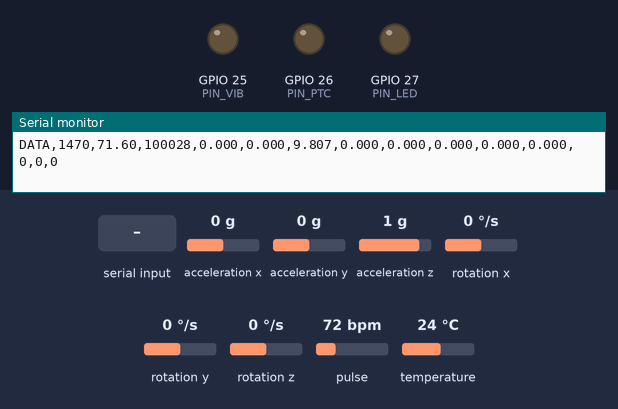
A sketch run on a simulated ESP32. On the bench: output pins drawn as LEDs (lit = HIGH), the last lines printed to the serial monitor. Inputs (shaded band) come from the test bench; at power-on: acceleration x 0 g, acceleration y 0 g, acceleration z 1 g, rotation x 0 °/s, rotation y 0 °/s, rotation z 0 °/s, pulse 72 bpm, temperature 24 °C.

Above: at 1.5 s.
1.6 s: "ATMOS,90\n" received over Serial
At 1.94 s:
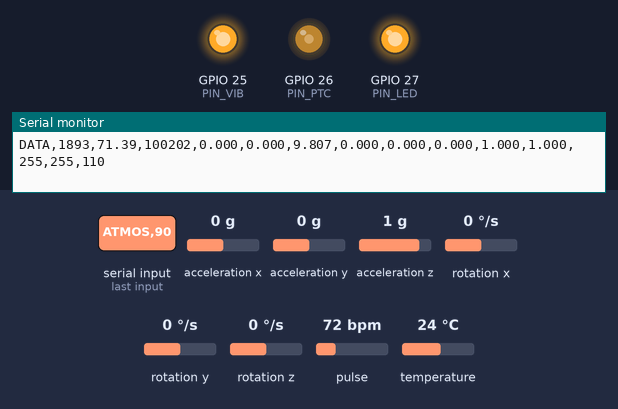
4.6 s: "PING,1\n" received over Serial
6.1 s: "STOP,1\n" received over Serial
Timing chart, 0 to 9.1 s (numbered marks = the images above; inputs shaded):
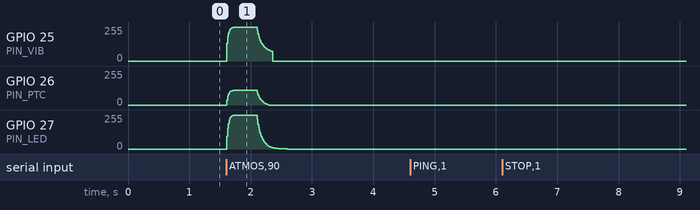

Measured:
- after the input at 1.6 s, GPIO 25 (PIN_VIB): rises from 0/255 to 255/255 in 0.14 s, then falls to 0/255 in 0.61 s; GPIO 26 (PIN_PTC): rises from 0/255 to 110/255 in 0.13 s, then falls to 0/255 in 0.55 s; GPIO 27 (PIN_LED): rises from 0/255 to 255/255 in 0.15 s, then falls to 0/255 in 0.83 s

The sketch:

PrototypeB.ino
```cpp
/*
  Prototype B: Real-Time Crowd-Volume Mapping
  ESP32 + MAX30102 + MPU6050 + vibration motor + LED strip + PTC heater

  Core logic
  ----------
  1. MAX30102 continuously monitors heart rate.
  2. MPU6050 continuously monitors posture and motion.
  3. The computer extracts the crowd-volume envelope from the football video.
  4. The computer sends a normalized value from 0.00 to 1.00 every 20-40 ms.
  5. LED, vibration PWM and PTC electrical power follow the same volume curve.

  Serial command
  --------------
    ATMOS,0.42
    STOP
    PING

  Recommended update rate from the computer:
    25-50 updates per second

  Wiring
  ------
    MAX30102 SDA -> GPIO21
    MAX30102 SCL -> GPIO22
    MPU6050  SDA -> GPIO21
    MPU6050  SCL -> GPIO22

    Vibration MOSFET HIGH/PWM -> GPIO25
    PTC MOSFET HIGH/PWM       -> GPIO26
    LED MOSFET HIGH/PWM       -> GPIO27

  Notes
  -----
  - LED electrical output can follow the volume curve almost immediately.
  - ERM vibration follows closely, but the motor has mechanical inertia.
  - PTC electrical power follows immediately, but skin-perceived temperature
    still changes slowly because the heater has thermal inertia.
*/

#include <Arduino.h>
#include <Wire.h>
#include <math.h>
#include <Adafruit_MPU6050.h>
#include <Adafruit_Sensor.h>
#include "MAX30105.h"
#include "heartRate.h"
#include "esp_arduino_version.h"

// -----------------------------------------------------------------------------
// Pin configuration
// -----------------------------------------------------------------------------

constexpr uint8_t PIN_VIB = 25;
constexpr uint8_t PIN_PTC = 26;
constexpr uint8_t PIN_LED = 27;
constexpr uint8_t PIN_SDA = 21;
constexpr uint8_t PIN_SCL = 22;

// PWM carrier frequencies.
// These are electrical switching frequencies, not mechanical vibration rates.
constexpr uint32_t VIB_PWM_FREQ = 250;
constexpr uint32_t LED_PWM_FREQ = 1000;
constexpr uint32_t PTC_PWM_FREQ = 100;
constexpr uint8_t PWM_RESOLUTION = 8;

#if ESP_ARDUINO_VERSION_MAJOR < 3
constexpr uint8_t VIB_CHANNEL = 0;
constexpr uint8_t LED_CHANNEL = 1;
constexpr uint8_t PTC_CHANNEL = 2;
#endif

// -----------------------------------------------------------------------------
// Timing and mapping parameters
// -----------------------------------------------------------------------------

constexpr unsigned long MPU_SAMPLE_INTERVAL_MS = 20;
constexpr unsigned long SENSOR_LOG_INTERVAL_MS = 100;

// The PC should send a value every 20-40 ms.
// If the stream stops, feedback fades to zero after this timeout.
constexpr unsigned long ATMOS_COMMAND_TIMEOUT_MS = 500;

// Fast attack preserves sudden crowd peaks.
// Slightly slower release avoids noisy flicker.
constexpr float ATTACK_TAU_SECONDS = 0.025f;
constexpr float RELEASE_TAU_SECONDS = 0.080f;

// ERM motors usually need a practical minimum duty to start reliably.
constexpr float VIBRATION_START_THRESHOLD = 0.035f;
constexpr uint8_t VIBRATION_MIN_DUTY = 72;

// PTC safety cap.
// 110/255 is about 43% maximum electrical duty.
// Increase only after temperature testing away from the skin.
constexpr uint8_t PTC_MAX_DUTY = 110;
constexpr float PTC_START_THRESHOLD = 0.08f;

constexpr uint32_t IR_FINGER_THRESHOLD = 50000;

// -----------------------------------------------------------------------------
// Sensor objects and state
// -----------------------------------------------------------------------------

MAX30105 max30102;
Adafruit_MPU6050 mpu;

bool maxReady = false;
bool mpuReady = false;

float bpmAverage = 0.0f;
float bpmBuffer[4] = {0, 0, 0, 0};
uint8_t bpmIndex = 0;
uint8_t bpmCount = 0;
unsigned long lastBeatMs = 0;
uint32_t irValue = 0;

float ax = 0.0f;
float ay = 0.0f;
float az = 0.0f;
float gx = 0.0f;
float gy = 0.0f;
float gz = 0.0f;

// -----------------------------------------------------------------------------
// Atmosphere and output state
// -----------------------------------------------------------------------------

float atmosphereTarget = 0.0f;
float atmosphereRealtime = 0.0f;

unsigned long lastAtmosCommandMs = 0;
unsigned long lastFeedbackUpdateUs = 0;

uint8_t currentLedDuty = 0;
uint8_t currentVibDuty = 0;
uint8_t currentPtcDuty = 0;

String serialLine;

// -----------------------------------------------------------------------------
// Utility functions
// -----------------------------------------------------------------------------

float clamp01(float value) {
  return constrain(value, 0.0f, 1.0f);
}

uint8_t toDuty(float value) {
  return (uint8_t)constrain((int)roundf(value), 0, 255);
}

float smoothAsymmetric(
    float current,
    float target,
    float dtSeconds
) {
  const float tau =
      target > current
          ? ATTACK_TAU_SECONDS
          : RELEASE_TAU_SECONDS;

  const float alpha =
      1.0f - expf(-dtSeconds / tau);

  return current + (target - current) * alpha;
}

// -----------------------------------------------------------------------------
// PWM output compatibility
// -----------------------------------------------------------------------------

void attachPwmOutputs() {
#if ESP_ARDUINO_VERSION_MAJOR >= 3
  ledcAttach(PIN_VIB, VIB_PWM_FREQ, PWM_RESOLUTION);
  ledcAttach(PIN_LED, LED_PWM_FREQ, PWM_RESOLUTION);
  ledcAttach(PIN_PTC, PTC_PWM_FREQ, PWM_RESOLUTION);
#else
  ledcSetup(VIB_CHANNEL, VIB_PWM_FREQ, PWM_RESOLUTION);
  ledcSetup(LED_CHANNEL, LED_PWM_FREQ, PWM_RESOLUTION);
  ledcSetup(PTC_CHANNEL, PTC_PWM_FREQ, PWM_RESOLUTION);

  ledcAttachPin(PIN_VIB, VIB_CHANNEL);
  ledcAttachPin(PIN_LED, LED_CHANNEL);
  ledcAttachPin(PIN_PTC, PTC_CHANNEL);
#endif
}

void writeVibration(uint8_t duty) {
  currentVibDuty = duty;

#if ESP_ARDUINO_VERSION_MAJOR >= 3
  ledcWrite(PIN_VIB, duty);
#else
  ledcWrite(VIB_CHANNEL, duty);
#endif
}

void writeLed(uint8_t duty) {
  currentLedDuty = duty;

#if ESP_ARDUINO_VERSION_MAJOR >= 3
  ledcWrite(PIN_LED, duty);
#else
  ledcWrite(LED_CHANNEL, duty);
#endif
}

void writePtc(uint8_t duty) {
  currentPtcDuty = duty;

#if ESP_ARDUINO_VERSION_MAJOR >= 3
  ledcWrite(PIN_PTC, duty);
#else
  ledcWrite(PTC_CHANNEL, duty);
#endif
}

void allFeedbackOff() {
  writeVibration(0);
  writeLed(0);
  writePtc(0);
}

// -----------------------------------------------------------------------------
// Real-time crowd-volume mapping
// -----------------------------------------------------------------------------

void updateRealtimeFeedback() {
  const unsigned long nowMs = millis();
  const unsigned long nowUs = micros();

  if (lastFeedbackUpdateUs == 0) {
    lastFeedbackUpdateUs = nowUs;
  }

  float dtSeconds =
      (nowUs - lastFeedbackUpdateUs) / 1000000.0f;

  lastFeedbackUpdateUs = nowUs;

  // Avoid extreme dt values after reset or a long pause.
  dtSeconds = constrain(dtSeconds, 0.001f, 0.100f);

  // Fail-safe: if the PC stream stops, immediately target silence.
  if (nowMs - lastAtmosCommandMs >
      ATMOS_COMMAND_TIMEOUT_MS) {
    atmosphereTarget = 0.0f;
  }

  // Very light smoothing preserves the curve while suppressing serial/audio noise.
  atmosphereRealtime = smoothAsymmetric(
      atmosphereRealtime,
      atmosphereTarget,
      dtSeconds
  );

  const float intensity =
      clamp01(atmosphereRealtime);

  // ---------------------------------------------------------------------------
  // LED
  // Direct linear mapping from crowd volume to brightness.
  // ---------------------------------------------------------------------------

  const uint8_t ledDuty =
      toDuty(255.0f * intensity);

  writeLed(ledDuty);

  // ---------------------------------------------------------------------------
  // Vibration
  // Direct amplitude mapping with a minimum starting duty for the ERM motor.
  // ---------------------------------------------------------------------------

  uint8_t vibrationDuty = 0;

  if (intensity >= VIBRATION_START_THRESHOLD) {
    const float normalized =
        (intensity - VIBRATION_START_THRESHOLD) /
        (1.0f - VIBRATION_START_THRESHOLD);

    vibrationDuty = toDuty(
        VIBRATION_MIN_DUTY +
        normalized * (255.0f - VIBRATION_MIN_DUTY)
    );
  }

  writeVibration(vibrationDuty);

  // ---------------------------------------------------------------------------
  // PTC
  // Electrical power follows the same real-time volume curve.
  // The maximum duty is capped for safer initial testing.
  // ---------------------------------------------------------------------------

  uint8_t ptcDuty = 0;

  if (intensity >= PTC_START_THRESHOLD) {
    const float normalized =
        (intensity - PTC_START_THRESHOLD) /
        (1.0f - PTC_START_THRESHOLD);

    ptcDuty = toDuty(
        normalized * PTC_MAX_DUTY
    );
  }

  writePtc(ptcDuty);
}

// -----------------------------------------------------------------------------
// Serial command parser
// -----------------------------------------------------------------------------

void handleAtmosCommand(const String& line) {
  // Expected:
  // ATMOS,intensity

  const int comma = line.indexOf(',');

  if (comma < 0) {
    Serial.println("ERR,ATMOS_FORMAT");
    return;
  }

  const String intensityText =
      line.substring(comma + 1);

  atmosphereTarget =
      clamp01(intensityText.toFloat());

  lastAtmosCommandMs = millis();

  Serial.printf(
      "ACK,ATMOS,%.3f\n",
      atmosphereTarget
  );
}

void handleSerialCommand(String line) {
  line.trim();
  line.toUpperCase();

  if (line.length() == 0) return;

  if (line == "PING") {
    Serial.println("ACK,PONG");
    return;
  }

  if (line == "STOP" ||
      line == "ALL_OFF") {
    atmosphereTarget = 0.0f;
    atmosphereRealtime = 0.0f;
    allFeedbackOff();

    Serial.println("ACK,STOPPED");
    return;
  }

  if (line.startsWith("ATMOS,")) {
    handleAtmosCommand(line);
    return;
  }

  Serial.printf(
      "ERR,UNKNOWN_COMMAND,%s\n",
      line.c_str()
  );
}

void pollSerial() {
  while (Serial.available() > 0) {
    const char c =
        (char)Serial.read();

    if (c == '\n') {
      handleSerialCommand(serialLine);
      serialLine = "";
    } else if (c != '\r') {
      if (serialLine.length() < 80) {
        serialLine += c;
      } else {
        serialLine = "";
        Serial.println("ERR,LINE_TOO_LONG");
      }
    }
  }
}

// -----------------------------------------------------------------------------
// Heart-rate monitoring
// -----------------------------------------------------------------------------

void updateHeartRate() {
  if (!maxReady) return;

  irValue = max30102.getIR();

  if (irValue < IR_FINGER_THRESHOLD) {
    bpmAverage = 0.0f;
    bpmCount = 0;
    return;
  }

  if (checkForBeat(irValue)) {
    const unsigned long now = millis();
    const unsigned long delta =
        now - lastBeatMs;

    lastBeatMs = now;

    if (delta > 0) {
      const float bpm =
          60.0f / (delta / 1000.0f);

      if (bpm >= 35.0f &&
          bpm <= 220.0f) {
        bpmBuffer[bpmIndex] = bpm;
        bpmIndex =
            (bpmIndex + 1) % 4;

        if (bpmCount < 4) {
          bpmCount++;
        }

        float sum = 0.0f;

        for (uint8_t i = 0;
             i < bpmCount;
             i++) {
          sum += bpmBuffer[i];
        }

        bpmAverage =
            sum / bpmCount;
      }
    }
  }
}

// -----------------------------------------------------------------------------
// Posture and motion monitoring
// -----------------------------------------------------------------------------

void updateMpu() {
  static unsigned long lastMpuMs = 0;

  const unsigned long now =
      millis();

  if (!mpuReady ||
      now - lastMpuMs <
          MPU_SAMPLE_INTERVAL_MS) {
    return;
  }

  lastMpuMs = now;

  sensors_event_t accelEvent;
  sensors_event_t gyroEvent;
  sensors_event_t tempEvent;

  mpu.getEvent(
      &accelEvent,
      &gyroEvent,
      &tempEvent
  );

  ax = accelEvent.acceleration.x;
  ay = accelEvent.acceleration.y;
  az = accelEvent.acceleration.z;

  gx = gyroEvent.gyro.x;
  gy = gyroEvent.gyro.y;
  gz = gyroEvent.gyro.z;
}

// -----------------------------------------------------------------------------
// Data logging
// -----------------------------------------------------------------------------

void logSensorData() {
  static unsigned long lastLogMs = 0;

  const unsigned long now =
      millis();

  if (now - lastLogMs <
      SENSOR_LOG_INTERVAL_MS) {
    return;
  }

  lastLogMs = now;

  Serial.printf(
      "DATA,%lu,%.2f,%lu,"
      "%.3f,%.3f,%.3f,"
      "%.3f,%.3f,%.3f,"
      "%.3f,%.3f,%u,%u,%u\n",
      now,
      bpmAverage,
      (unsigned long)irValue,
      ax, ay, az,
      gx, gy, gz,
      atmosphereTarget,
      atmosphereRealtime,
      currentLedDuty,
      currentVibDuty,
      currentPtcDuty
  );
}

// -----------------------------------------------------------------------------
// Sensor setup
// -----------------------------------------------------------------------------

void setupSensors() {
  Wire.begin(PIN_SDA, PIN_SCL);
  Wire.setClock(100000);
  delay(200);

  maxReady = max30102.begin(Wire, I2C_SPEED_STANDARD);

  if (maxReady) {
    max30102.setup(60, 4, 2, 100, 411, 4096);
    max30102.setPulseAmplitudeRed(0x0A);
    max30102.setPulseAmplitudeGreen(0);
    Serial.println("READY,MAX30102,OK");
  } else {
    Serial.println("READY,MAX30102,NOT_FOUND");
  }

  delay(100);

  mpuReady = mpu.begin(0x68, &Wire);

  if (mpuReady) {
    mpu.setAccelerometerRange(MPU6050_RANGE_8_G);
    mpu.setGyroRange(MPU6050_RANGE_500_DEG);
    mpu.setFilterBandwidth(MPU6050_BAND_21_HZ);
    Serial.println("READY,MPU6050,OK");
  } else {
    Serial.println("READY,MPU6050,NOT_FOUND");
  }
}

// -----------------------------------------------------------------------------
// Arduino lifecycle
// -----------------------------------------------------------------------------

void setup() {
  Serial.begin(115200);
  Serial.setTimeout(10);

  attachPwmOutputs();
  allFeedbackOff();
  setupSensors();

  lastAtmosCommandMs = millis();

  Serial.println(
      "READY,PROTOTYPE_B_REALTIME"
  );

  Serial.println(
      "READY,COMMANDS=ATMOS_STOP_PING"
  );
}

void loop() {
  pollSerial();
  updateHeartRate();
  updateMpu();
  updateRealtimeFeedback();
  logSensorData();
}
```
